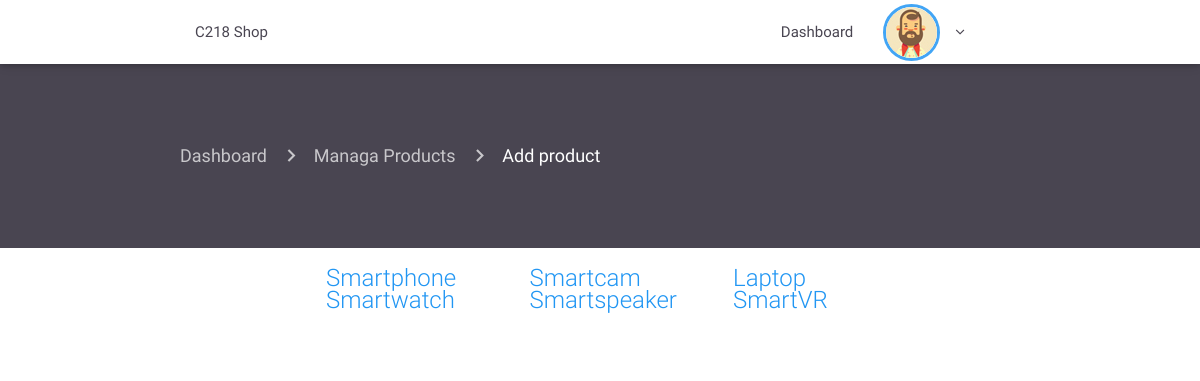
Page /admin/addproduct.php (signed in) on the earlier database version.
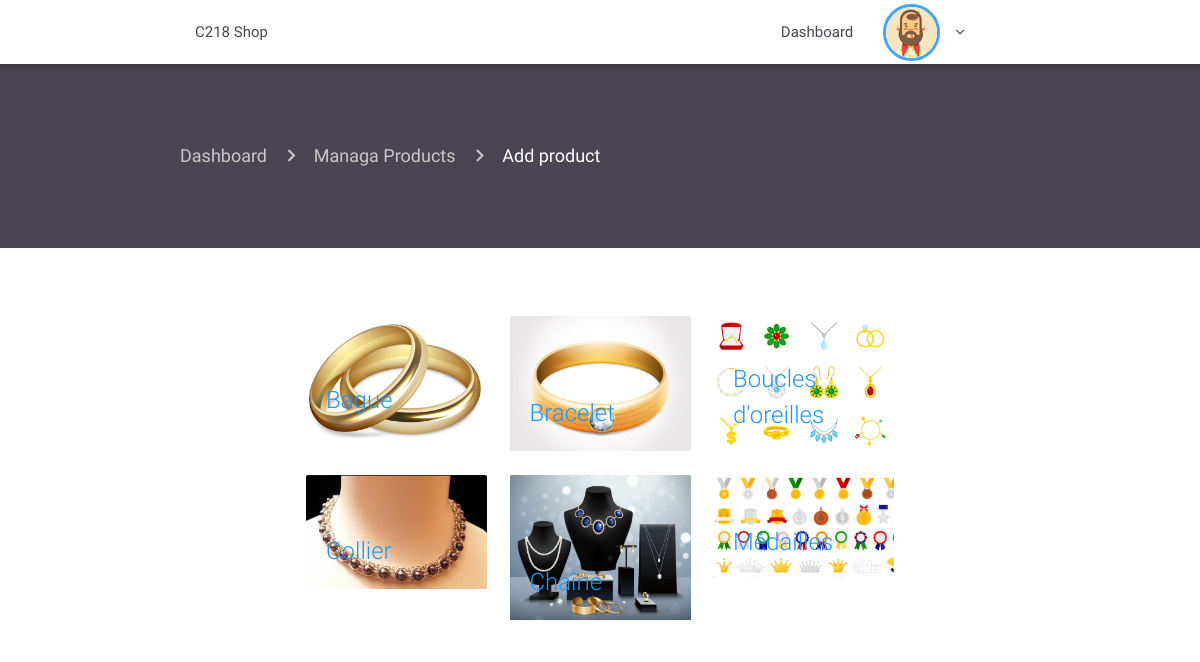
Same page on the later database version.
### tables this page shows
CREATE TABLE `category` (
  `id` int(11) NOT NULL,
  `name` varchar(1000) NOT NULL,
  `icon` varchar(1000) NOT NULL
);

### admin/addproduct.php (the view, shortened to what this page needs)
<?php
if (!isset($_SESSION['id'])) {
    header('Location: ../sign');
} else {
    require 'includes/header.php';
    require 'includes/navconnected.php';
}
?>
<div class="container-fluid product-page">
    <div class="container current-page">
        <nav>
            <div class="nav-wrapper">
                <div class="col s12">
                    <a href="index" class="breadcrumb">Dashboard</a>
                    <a href="infoproduct" class="breadcrumb">Managa Products</a>
                    <a href="addproduct" class="breadcrumb">Add product</a>
                </div>
            </div>
        </nav>
    </div>
</div>
<div class="container addproduct">
    <div class="container">
        <div class="row">
            <?php
            include '../db.php';
            $querycategory = "SELECT id, name, icon  FROM category";
            $total = $connection->query($querycategory);
            if ($total->num_rows > 0) {
                while ($rowcategory = $total->fetch_assoc()) {
                    $id_category = $rowcategory['id'];
                    $name_category = $rowcategory['name'];
                    $icon_category = $rowcategory['icon'];
                    ?>
                    <div class="col s12 m4">
                        <div class="card hoverable animated slideInUp wow">
                            <div class="card-image">
                                <a href="addp.php?id=<?= $id_category; ?>&category=<?= $name_category; ?>&icon=<?= $icon_category; ?>">
                                    <img src="src/img/<?= $icon_category; ?>.png" alt=""></a>
                                <span class="card-title blue-text"><?= $name_category; ?></span>
                            </div>
                        </div>
                    </div>
                <?php }
            } ?>
        </div>
    </div>
</div>
<?php require 'includes/footer.php'; ?>

Differences in the rows shown:
removed category: name "Smartphone"
removed category: name "Smartcam"
removed category: name "Laptop"
removed category: name "Smartwatch"
removed category: name "Smartspeaker"
added category: icon (picture), name "Bague"
added category: icon (picture), name "Bracelet"
added category: icon (picture), name "Boucles d'oreilles"
added category: icon (picture), name "Collier"
added category: icon (picture), name "Chaîne"
changed category: icon: picture added; name "SmartVR" → "Médailles"
